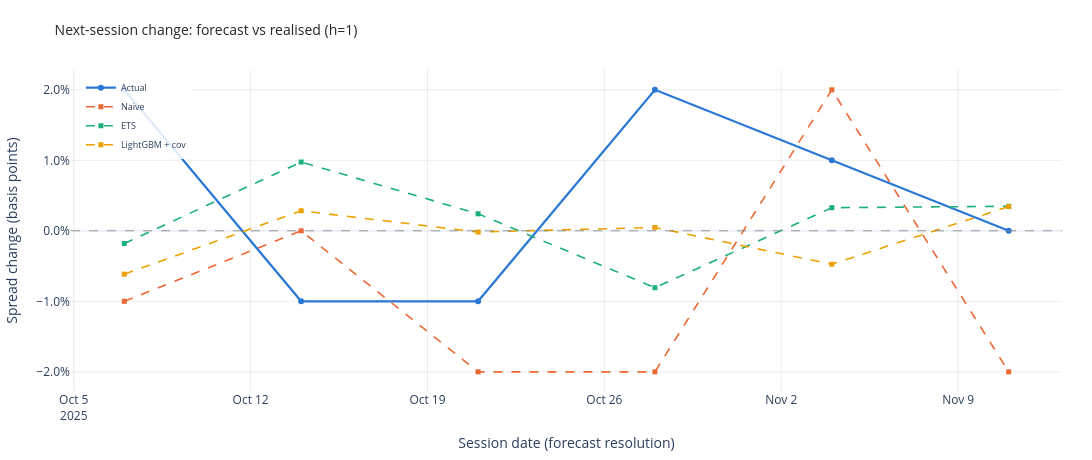

The notebook cell saved with this chart:
### Code cell
plotly_spread_change_forecast_vs_actual_multi(compare_by_run, title="Next-session change: forecast vs realised (h=1)")

### Figure 1 — Plotly figure (JSON) as saved in the notebook; plotly's stock layout.template omitted (floating-point values rounded to 4 significant figures)
{"data": [{"hovertemplate": "Actual: %{y:.2%}<extra></extra>", "line": {"color": "#2a78d6", "width": 2.2}, "marker": {"size": 6, "symbol": "circle"}, "mode": "lines+markers", "name": "Actual", "type": "scatter", "x": ["2025-10-07T00:00:00.000000", "2025-10-14T00:00:00.000000", "2025-10-21T00:00:00.000000", "2025-10-28T00:00:00.000000", "2025-11-04T00:00:00.000000", "2025-11-11T00:00:00.000000"], "y": [0.02, -0.01, -0.01, 0.02, 0.01, 0.0]}, {"hovertemplate": "Naive: %{y:.2%}<extra></extra>", "line": {"color": "#eb6834", "dash": "dash", "width": 1.6}, "marker": {"size": 5, "symbol": "square"}, "mode": "lines+markers", "name": "Naive", "type": "scatter", "x": ["2025-10-07T00:00:00.000000", "2025-10-14T00:00:00.000000", "2025-10-21T00:00:00.000000", "2025-10-28T00:00:00.000000", "2025-11-04T00:00:00.000000", "2025-11-11T00:00:00.000000"], "y": [-0.01, 0.0, -0.02, -0.02, 0.02, -0.02]}, {"hovertemplate": "ETS: %{y:.2%}<extra></extra>", "line": {"color": "#1baf7a", "dash": "dash", "width": 1.6}, "marker": {"size": 5, "symbol": "square"}, "mode": "lines+markers", "name": "ETS", "type": "scatter", "x": ["2025-10-07T00:00:00.000000", "2025-10-14T00:00:00.000000", "2025-10-21T00:00:00.000000", "2025-10-28T00:00:00.000000", "2025-11-04T00:00:00.000000", "2025-11-11T00:00:00.000000"], "y": [-0.001799, 0.009756, 0.002411, -0.008066, 0.003277, 0.003482]}, {"hovertemplate": "LightGBM + cov: %{y:.2%}<extra></extra>", "line": {"color": "#eda100", "dash": "dash", "width": 1.6}, "marker": {"size": 5, "symbol": "square"}, "mode": "lines+markers", "name": "LightGBM + cov", "type": "scatter", "x": ["2025-10-07T00:00:00.000000", "2025-10-14T00:00:00.000000", "2025-10-21T00:00:00.000000", "2025-10-28T00:00:00.000000", "2025-11-04T00:00:00.000000", "2025-11-11T00:00:00.000000"], "y": [-0.006146, 0.002843, -0.0001765, 0.0004758, -0.004743, 0.003436]}], "layout": {"height": 460, "hovermode": "x unified", "legend": {"bgcolor": "rgba(255, 255, 255, 0.85)", "font": {"size": 9}, "x": 0.01, "xanchor": "left", "y": 0.99, "yanchor": "top"}, "margin": {"b": 50, "l": 60, "r": 30, "t": 70}, "shapes": [{"line": {"color": "rgb(128, 128, 128)", "dash": "dash", "width": 0.8}, "type": "line", "x0": 0, "x1": 1, "xref": "x domain", "y0": 0, "y1": 0, "yref": "y"}], "title": {"font": {"color": "rgb(38, 38, 38)", "size": 14}, "text": "Next-session change: forecast vs realised (h=1)"}, "width": 1100, "xaxis": {"gridcolor": "rgba(0, 0, 0, 0.08)", "showgrid": true, "showspikes": true, "spikecolor": "rgba(120, 120, 120, 0.5)", "spikemode": "across", "spikesnap": "cursor", "spikethickness": 1, "title": {"text": "Session date (forecast resolution)"}}, "yaxis": {"gridcolor": "rgba(0, 0, 0, 0.08)", "showgrid": true, "tickformat": ".1%", "title": {"text": "Spread change (basis points)"}}}}
